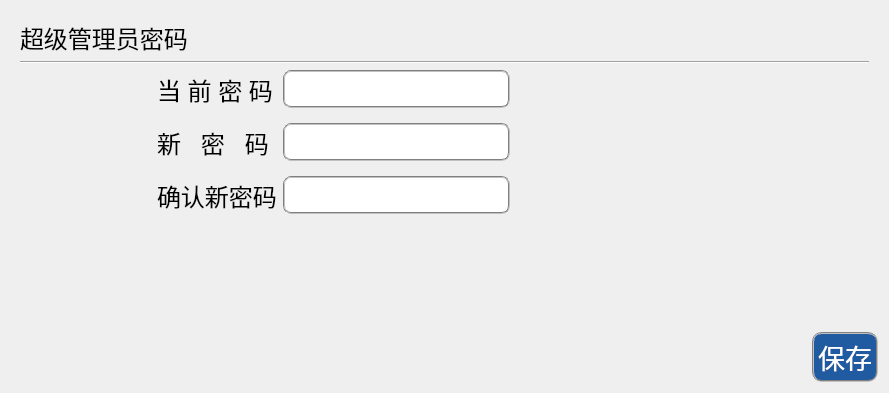
        <widget class="QWidget" name="tabAdminManage">
         <property name="styleSheet">
          <string notr="true"/>
         </property>
         <attribute name="title">
          <string>管理员  </string>
         </attribute>
         <layout class="QGridLayout" name="gridLayout_31">
          <item row="0" column="0">
           <widget class="QWidget" name="wgtAdminPwd" native="true">
            <property name="sizePolicy">
             <sizepolicy hsizetype="Preferred" vsizetype="Expanding">
              <horstretch>0</horstretch>
              <verstretch>0</verstretch>
             </sizepolicy>
            </property>
            <layout class="QGridLayout" name="gridLayout_28">
             <item row="0" column="0" colspan="2">
              <widget class="QLabel" name="label_13">
               <property name="font">
                <font>
                 <pointsize>18</pointsize>
                </font>
               </property>
               <property name="text">
                <string>超级管理员密码</string>
               </property>
              </widget>
             </item>
             <item row="1" column="0" colspan="3">
              <widget class="Line" name="line_4">
               <property name="orientation">
                <enum>Qt::Horizontal</enum>
               </property>
              </widget>
             </item>
             <item row="2" column="0">
              <spacer name="horizontalSpacer_27">
               <property name="orientation">
                <enum>Qt::Horizontal</enum>
               </property>
               <property name="sizeType">
                <enum>QSizePolicy::Preferred</enum>
               </property>
               <property name="sizeHint" stdset="0">
                <size>
                 <width>131</width>
                 <height>20</height>
                </size>
               </property>
              </spacer>
             </item>
             <item row="2" column="1">
              <layout class="QGridLayout" name="gridLayout_8">
               <property name="verticalSpacing">
                <number>15</number>
               </property>
               <item row="0" column="0">
                <widget class="QLabel" name="labCurPwd">
                 <property name="font">
                  <font>
                   <pointsize>18</pointsize>
                  </font>
                 </property>
                 <property name="text">
                  <string>当 前 密 码</string>
                 </property>
                 <property name="margin">
                  <number>9</number>
                 </property>
                </widget>
               </item>
               <item row="0" column="1">
                <widget class="QLineEdit" name="ledtCurPwd">
                 <property name="sizePolicy">
                  <sizepolicy hsizetype="Expanding" vsizetype="Expanding">
                   <horstretch>0</horstretch>
                   <verstretch>0</verstretch>
                  </sizepolicy>
                 </property>
                 <property name="font">
                  <font>
                   <pointsize>18</pointsize>
                  </font>
                 </property>
                 <property name="styleSheet">
                  <string notr="true">background-color: rgb(255, 255, 255);
border-radius: 8px; 
border:2px groove gray;
padding: 2px 2px; </string>
                 </property>
                 <property name="maxLength">
                  <number>30</number>
                 </property>
                 <property name="echoMode">
                  <enum>QLineEdit::Password</enum>
                 </property>
                </widget>
               </item>
               <item row="1" column="0">
                <widget class="QLabel" name="labNewPwd">
                 <property name="font">
                  <font>
                   <pointsize>18</pointsize>
                  </font>
                 </property>
                 <property name="text">
                  <string>新   密   码</string>
                 </property>
                 <property name="margin">
                  <number>9</number>
                 </property>
                </widget>
               </item>
               <item row="1" column="1">
                <widget class="QLineEdit" name="ledtNewPwd">
                 <property name="sizePolicy">
                  <sizepolicy hsizetype="Expanding" vsizetype="Expanding">
                   <horstretch>0</horstretch>
                   <verstretch>0</verstretch>
                  </sizepolicy>
                 </property>
                 <property name="font">
                  <font>
                   <pointsize>18</pointsize>
                  </font>
                 </property>
                 <property name="styleSheet">
                  <string notr="true">background-color: rgb(255, 255, 255);
border-radius: 8px; 
border:2px groove gray;
padding: 2px 2px; </string>
                 </property>
                 <property name="maxLength">
                  <number>30</number>
                 </property>
                 <property name="echoMode">
                  <enum>QLineEdit::Password</enum>
                 </property>
                </widget>
               </item>
               <item row="2" column="0">
                <widget class="QLabel" name="labCheckNewPwd">
                 <property name="font">
                  <font>
                   <pointsize>18</pointsize>
                  </font>
                 </property>
                 <property name="text">
                  <string>确认新密码</string>
                 </property>
                 <property name="margin">
                  <number>9</number>
                 </property>
                </widget>
               </item>
               <item row="2" column="1">
                <widget class="QLineEdit" name="ledtCheckNewPwd">
                 <property name="sizePolicy">
                  <sizepolicy hsizetype="Expanding" vsizetype="Expanding">
                   <horstretch>0</horstretch>
                   <verstretch>0</verstretch>
                  </sizepolicy>
                 </property>
                 <property name="font">
                  <font>
                   <pointsize>18</pointsize>
                  </font>
                 </property>
                 <property name="styleSheet">
                  <string notr="true">background-color: rgb(255, 255, 255);
border-radius: 8px; 
border:2px groove gray;
padding: 2px 2px; </string>
                 </property>
                 <property name="maxLength">
                  <number>30</number>
                 </property>
                 <property name="echoMode">
                  <enum>QLineEdit::Password</enum>
                 </property>
                </widget>
               </item>
              </layout>
             </item>
             <item row="2" column="2">
              <spacer name="horizontalSpacer_28">
               <property name="orientation">
                <enum>Qt::Horizontal</enum>
               </property>
               <property name="sizeHint" stdset="0">
                <size>
                 <width>40</width>
                 <height>20</height>
                </size>
               </property>
              </spacer>
             </item>
            </layout>
           </widget>
          </item>
          <item row="1" column="0">
           <spacer name="verticalSpacer">
            <property name="orientation">
             <enum>Qt::Vertical</enum>
            </property>
            <property name="sizeHint" stdset="0">
             <size>
              <width>20</width>
              <height>103</height>
             </size>
            </property>
           </spacer>
          </item>
          <item row="2" column="0">
           <layout class="QGridLayout" name="gridLayout_30">
            <item row="0" column="0">
             <spacer name="horizontalSpacer_35">
              <property name="orientation">
               <enum>Qt::Horizontal</enum>
              </property>
              <property name="sizeType">
               <enum>QSizePolicy::Preferred</enum>
              </property>
              <property name="sizeHint" stdset="0">
               <size>
                <width>801</width>
                <height>50</height>
               </size>
              </property>
             </spacer>
            </item>
            <item row="0" column="1">
             <widget class="QPushButton" name="btnCommit">
              <property name="sizePolicy">
               <sizepolicy hsizetype="Preferred" vsizetype="Preferred">
                <horstretch>0</horstretch>
                <verstretch>0</verstretch>
               </sizepolicy>
              </property>
              <property name="baseSize">
               <size>
                <width>0</width>
                <height>0</height>
               </size>
              </property>
              <property name="font">
               <font>
                <pointsize>20</pointsize>
               </font>
              </property>
              <property name="styleSheet">
               <string notr="true">color: white;
background-color: rgb(32, 90, 160);
border: 2px groove gray;
border-radius: 10px;
padding: 2px 4px;</string>
              </property>
              <property name="text">
               <string>保存</string>
              </property>
              <property name="icon">
               <iconset resource="../ikembx00.qrc">
                <normaloff>:/image/ok.ico</normaloff>:/image/ok.ico</iconset>
              </property>
              <property name="iconSize">
               <size>
                <width>35</width>
                <height>35</height>
               </size>
              </property>
             </widget>
            </item>
           </layout>
          </item>
         </layout>
        </widget>
